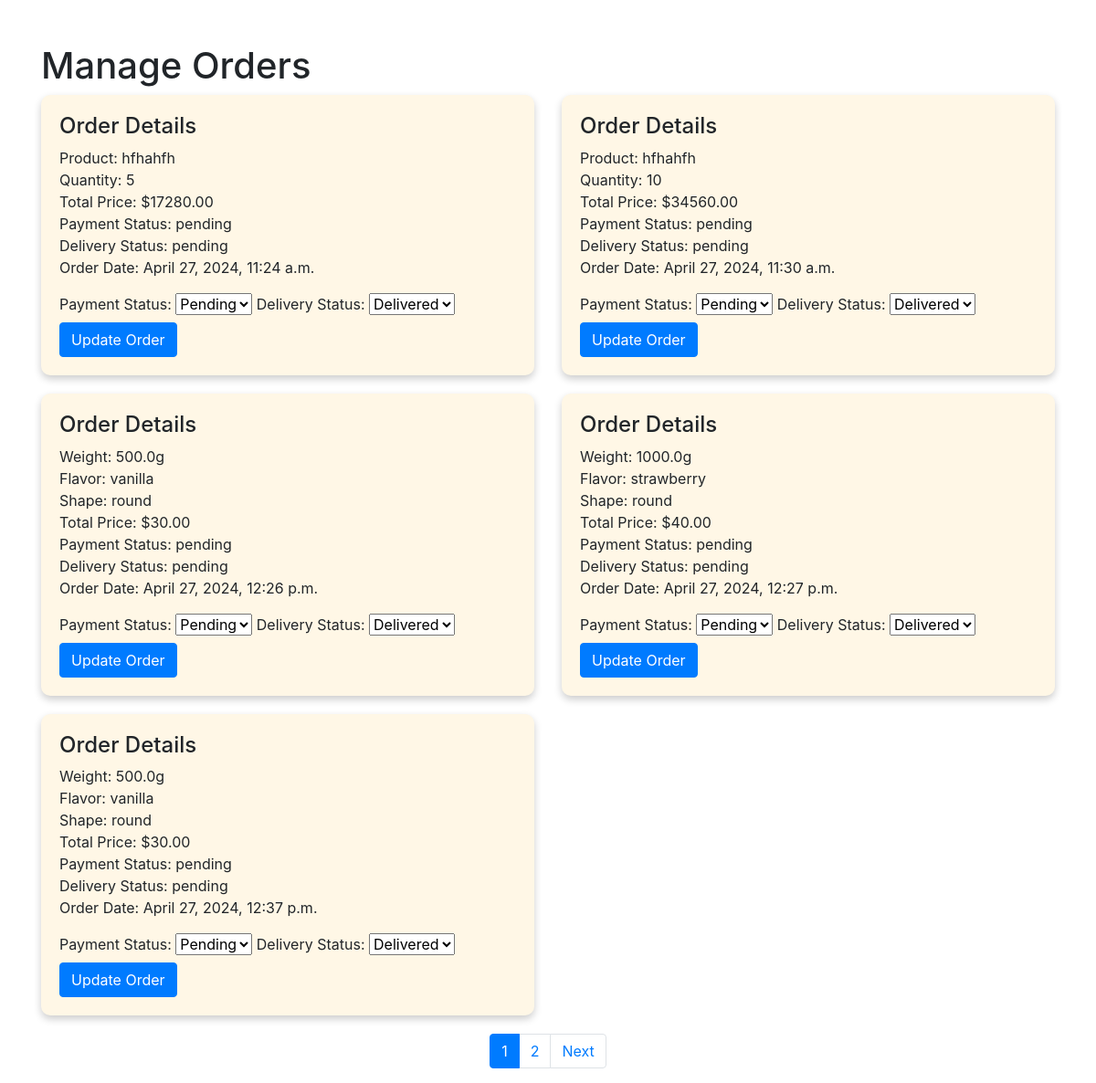
Page /manage-orders/ (signed in) on the committed database.
### bakery_app/models.py (models this page shows, shortened)
class Order(models.Model):
    user = models.ForeignKey(User, on_delete=models.CASCADE)
    product = models.ForeignKey(BakeryProduct, on_delete=models.CASCADE)
    quantity = models.IntegerField()
    total_price = models.DecimalField(max_digits=10, decimal_places=2)
    payment_status = models.CharField(max_length=10, choices=[('paid', 'Paid'), ('pending', 'Pending')], default='pending')
    delivery_status = models.CharField(max_length=10, choices=[('shipped', 'Shipped'), ('pending', 'Pending')], default='pending')
    order_date = models.DateTimeField(auto_now_add=True)

class BakeryProduct(models.Model):
    name = models.CharField(max_length=100)
    description = models.TextField()
    price = models.DecimalField(max_digits=6, decimal_places=2)
    image = models.ImageField(upload_to='product_images/')

class CustomBakeryOrder(models.Model):
    user = models.ForeignKey(User, on_delete=models.CASCADE)  # User who placed the order
    weight = models.FloatField()  # Weight in grams
    flavor = models.CharField(max_length=50)  # Flavor of the bakery item
    shape = models.CharField(max_length=50)  # Shape of the bakery item
    order_date = models.DateTimeField(auto_now_add=True)  # When the order was placed
    delivery_date = models.DateField(null=True, blank=True)  # Optional delivery date
    payment_status = models.CharField(max_length=10, choices=[('paid', 'Paid'), ('pending', 'Pending')], default='pending')
    delivery_status = models.CharField(max_length=10, choices=[('shipped', 'Shipped'), ('pending', 'Pending')], default='pending')
    total_price = models.DecimalField(max_digits=6, decimal_places=2)  # Total price
    quantity = models.IntegerField(default=1)

### bakery_app/views.py (the view, shortened to what this page needs)
# urls.py: path('manage-orders/', views.manage_orders, name='manage_orders'),
@user_passes_test(is_admin)  # Ensure only admin users can access this view
def manage_orders(request):
    combined_orders = list(Order.objects.all()) + list(CustomBakeryOrder.objects.all())  # Combine both types of orders
    paginator = Paginator(combined_orders, 5)  # Pagination for 10 orders per page
    page_number = request.GET.get('page')  # Get the current page number
    page_obj = paginator.get_page(page_number)  # Get the relevant page object
    return render(request, 'manage_orders.html', {'page_obj': page_obj})  # Render the "Manage Orders" template

### bakery_app/views.py (called while the page is built)
def is_admin(user):
    return user.is_staff  # Change this as needed to suit your admin check

### bakery_app/templates/manage_orders.html (shortened to what this page needs)
<!DOCTYPE html>
<html lang="en">
<head>
    <link rel="stylesheet" href="https://stackpath.bootstrapcdn.com/bootstrap/4.5.2/css/bootstrap.min.css">
</head>
<body>
    <div class="container mt-5">
        <h1>Manage Orders</h1>
        <div class="row">
            {% for order in page_obj %}
            <div class="col-md-6">
                <div class="order-card">
                    <h4>Order Details</h4>
                    <p>
                        {% if order.product %}
                        Product: {{ order.product.name }} <br>
                        Quantity: {{ order.quantity }} <br>
                        {% else %}
                        Weight: {{ order.weight }}g <br>
                        Flavor: {{ order.flavor }} <br>
                        Shape: {{ order.shape }} <br>
                        {% endif %}
                        Total Price: ${{ order.total_price }} <br>
                        Payment Status: {{ order.payment_status }} <br>
                        Delivery Status: {{ order.delivery_status }} <br>
                        Order Date: {{ order.order_date }} <br>
                    </p>
                    <form method="post" class="update-form">
                        <label for="payment_status">Payment Status:</label>
                        <select name="payment_status" id="payment_status">
                            <option value="pending" {% if order.payment_status == 'pending' %}selected{% endif %}>Pending</option>
                        </select>
                        <label for="delivery_status">Delivery Status:</label>
                        <select name="delivery_status" id="delivery_status">
                            <option value="delivered" {% if order.delivery_status == 'delivered' %}selected{% endif %}>Delivered</option>
                        </select>
                        <button type="submit" class="btn btn-primary">Update Order</button>
                    </form>
                </div>
            </div>
            {% endfor %}
        </div>
        <nav aria-label="Page navigation">
            <ul class="pagination justify-content-center">
                {% for num in page_obj.paginator.page_range %}
                <li class="page-item {% if num == page_obj.number %}active{% endif %}">
                    <a class="page-link" href="?page={{ num }}">{{ num }}</a>
                </li>
                {% endfor %}
                {% if page_obj.has_next %}
                <li class="page-item">
                    <a class="page-link" href="?page={{ page_obj.next_page_number }}">Next</a>
                </li>
                {% endif %}
            </ul>
        </nav>
    </div>
</body>
</html>

### bakery_app/templates/manage_orders.html (style rules this page uses)
.order-card { background-color: #fff7e6; padding: 20px; border-radius: 10px; box-shadow: 0 4px 8px 0 rgba(0,0,0,0.2); margin-bottom: 20px; }
.update-form { margin-top: 10px; }

### rows in the picture
Order: product.name "hfhahfh", quantity "5", total_price "17280.00", payment_status "pending", delivery_status "pending", order_date "April 27, 2024, 11:24 a.m.", payment_status "Pending"
Order: product.name "hfhahfh", quantity "10", total_price "34560.00", payment_status "pending", delivery_status "pending", order_date "April 27, 2024, 11:30 a.m.", payment_status "Pending"
CustomBakeryOrder: weight "500.0", flavor "vanilla", shape "round", total_price "30.00", payment_status "pending", delivery_status "pending", order_date "April 27, 2024, 12:26 p.m.", payment_status "Pending"
CustomBakeryOrder: weight "1000.0", flavor "strawberry", shape "round", total_price "40.00", payment_status "pending", delivery_status "pending", order_date "April 27, 2024, 12:27 p.m.", payment_status "Pending"
CustomBakeryOrder: weight "500.0", flavor "vanilla", shape "round", total_price "30.00", payment_status "pending", delivery_status "pending", order_date "April 27, 2024, 12:37 p.m.", payment_status "Pending"

### other values in the picture
{{ num }} "1" "2"
